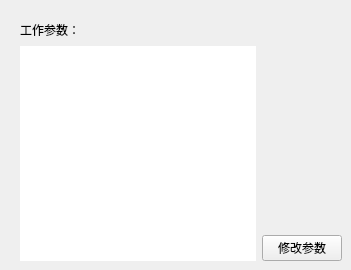
                  <widget class="QWidget" name="jcjTabSlavePara">
                   <attribute name="title">
                    <string>控制参数</string>
                   </attribute>
                   <widget class="QWidget" name="layoutWidget_2">
                    <property name="geometry">
                     <rect>
                      <x>20</x>
                      <y>20</y>
                      <width>322</width>
                      <height>241</height>
                     </rect>
                    </property>
                    <layout class="QHBoxLayout" name="horizontalLayout_37">
                     <item>
                      <layout class="QVBoxLayout" name="verticalLayout_46">
                       <item>
                        <layout class="QHBoxLayout" name="horizontalLayout_38">
                         <item>
                          <widget class="QLabel" name="label_8">
                           <property name="text">
                            <string>工作参数：</string>
                           </property>
                          </widget>
                         </item>
                         <item>
                          <spacer name="horizontalSpacer_42">
                           <property name="orientation">
                            <enum>Qt::Horizontal</enum>
                           </property>
                           <property name="sizeHint" stdset="0">
                            <size>
                             <width>40</width>
                             <height>20</height>
                            </size>
                           </property>
                          </spacer>
                         </item>
                        </layout>
                       </item>
                       <item>
                        <widget class="QTableWidget" name="tableWidgeCjc">
                         <property name="minimumSize">
                          <size>
                           <width>235</width>
                           <height>0</height>
                          </size>
                         </property>
                         <property name="maximumSize">
                          <size>
                           <width>491</width>
                           <height>220</height>
                          </size>
                         </property>
                         <property name="focusPolicy">
                          <enum>Qt::NoFocus</enum>
                         </property>
                         <property name="styleSheet">
                          <string notr="true">border: 0px solid #B8B8B8;</string>
                         </property>
                         <property name="editTriggers">
                          <set>QAbstractItemView::NoEditTriggers</set>
                         </property>
                         <property name="selectionMode">
                          <enum>QAbstractItemView::NoSelection</enum>
                         </property>
                        </widget>
                       </item>
                      </layout>
                     </item>
                     <item>
                      <layout class="QVBoxLayout" name="verticalLayout_47">
                       <item>
                        <spacer name="verticalSpacer_11">
                         <property name="orientation">
                          <enum>Qt::Vertical</enum>
                         </property>
                         <property name="sizeHint" stdset="0">
                          <size>
                           <width>20</width>
                           <height>148</height>
                          </size>
                         </property>
                        </spacer>
                       </item>
                       <item>
                        <widget class="QPushButton" name="btnSetCjcPara">
                         <property name="text">
                          <string>修改参数</string>
                         </property>
                        </widget>
                       </item>
                      </layout>
                     </item>
                    </layout>
                   </widget>
                  </widget>
